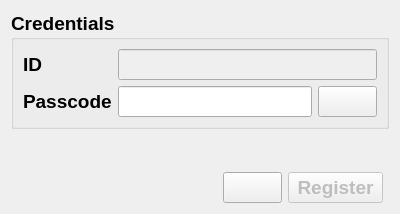
<?xml version="1.0" encoding="UTF-8"?>
<ui version="4.0">
 <class>NewRegistry</class>
 <widget class="QWidget" name="NewRegistry">
  <property name="windowModality">
   <enum>Qt::WindowModality::ApplicationModal</enum>
  </property>
  <property name="geometry">
   <rect>
    <x>0</x>
    <y>0</y>
    <width>400</width>
    <height>214</height>
   </rect>
  </property>
  <property name="font">
   <font>
    <pointsize>14</pointsize>
    <bold>true</bold>
   </font>
  </property>
  <property name="windowTitle">
   <string>Database</string>
  </property>
  <property name="windowIcon">
   <iconset resource="Icons/TaxiCal_Icons.qrc">
    <normaloff>:/Main/Database2.png</normaloff>:/Main/Database2.png</iconset>
  </property>
  <layout class="QGridLayout" name="gridLayout">
   <item row="1" column="0" colspan="3">
    <spacer name="verticalSpacer">
     <property name="orientation">
      <enum>Qt::Orientation::Vertical</enum>
     </property>
     <property name="sizeHint" stdset="0">
      <size>
       <width>20</width>
       <height>40</height>
      </size>
     </property>
    </spacer>
   </item>
   <item row="3" column="0">
    <spacer name="horizontalSpacer">
     <property name="orientation">
      <enum>Qt::Orientation::Horizontal</enum>
     </property>
     <property name="sizeHint" stdset="0">
      <size>
       <width>40</width>
       <height>20</height>
      </size>
     </property>
    </spacer>
   </item>
   <item row="2" column="0" colspan="3">
    <widget class="QLabel" name="lb_Messege">
     <property name="font">
      <font>
       <pointsize>14</pointsize>
       <bold>true</bold>
      </font>
     </property>
     <property name="styleSheet">
      <string notr="true">color:red;</string>
     </property>
     <property name="text">
      <string/>
     </property>
    </widget>
   </item>
   <item row="0" column="0" colspan="4">
    <widget class="QGroupBox" name="gb_Credentials">
     <property name="title">
      <string>Credentials</string>
     </property>
     <layout class="QGridLayout" name="gridLayout_2">
      <item row="1" column="0">
       <widget class="QLabel" name="lb_Passcode">
        <property name="font">
         <font>
          <pointsize>14</pointsize>
          <bold>true</bold>
         </font>
        </property>
        <property name="text">
         <string>Passcode</string>
        </property>
       </widget>
      </item>
      <item row="1" column="1">
       <widget class="QLineEdit" name="le_Passcode"/>
      </item>
      <item row="0" column="0">
       <widget class="QLabel" name="lb_ID">
        <property name="font">
         <font>
          <pointsize>14</pointsize>
          <bold>true</bold>
         </font>
        </property>
        <property name="text">
         <string>ID</string>
        </property>
       </widget>
      </item>
      <item row="1" column="2">
       <widget class="QPushButton" name="pb_Generate">
        <property name="cursor">
         <cursorShape>PointingHandCursor</cursorShape>
        </property>
        <property name="text">
         <string/>
        </property>
        <property name="icon">
         <iconset resource="Icons/TaxiCal_Icons.qrc">
          <normaloff>:/Buttons/Generate.png</normaloff>:/Buttons/Generate.png</iconset>
        </property>
        <property name="iconSize">
         <size>
          <width>26</width>
          <height>26</height>
         </size>
        </property>
       </widget>
      </item>
      <item row="0" column="1" colspan="2">
       <widget class="QLineEdit" name="le_ID">
        <property name="enabled">
         <bool>false</bool>
        </property>
        <property name="font">
         <font>
          <pointsize>14</pointsize>
          <bold>true</bold>
         </font>
        </property>
        <property name="cursor">
         <cursorShape>ArrowCursor</cursorShape>
        </property>
       </widget>
      </item>
     </layout>
    </widget>
   </item>
   <item row="3" column="2">
    <widget class="QPushButton" name="pb_Register">
     <property name="enabled">
      <bool>false</bool>
     </property>
     <property name="cursor">
      <cursorShape>PointingHandCursor</cursorShape>
     </property>
     <property name="text">
      <string> Register </string>
     </property>
     <property name="icon">
      <iconset resource="Icons/TaxiCal_Icons.qrc">
       <normaloff>:/Buttons/Register.png</normaloff>:/Buttons/Register.png</iconset>
     </property>
     <property name="iconSize">
      <size>
       <width>26</width>
       <height>26</height>
      </size>
     </property>
    </widget>
   </item>
   <item row="3" column="1">
    <widget class="QPushButton" name="pb_Copy">
     <property name="text">
      <string/>
     </property>
     <property name="icon">
      <iconset resource="Icons/TaxiCal_Icons.qrc">
       <normaloff>:/Buttons/Copy.png</normaloff>:/Buttons/Copy.png</iconset>
     </property>
     <property name="iconSize">
      <size>
       <width>26</width>
       <height>26</height>
      </size>
     </property>
    </widget>
   </item>
  </layout>
 </widget>
 <resources>
  <include location="Icons/TaxiCal_Icons.qrc"/>
 </resources>
 <connections/>
</ui>
